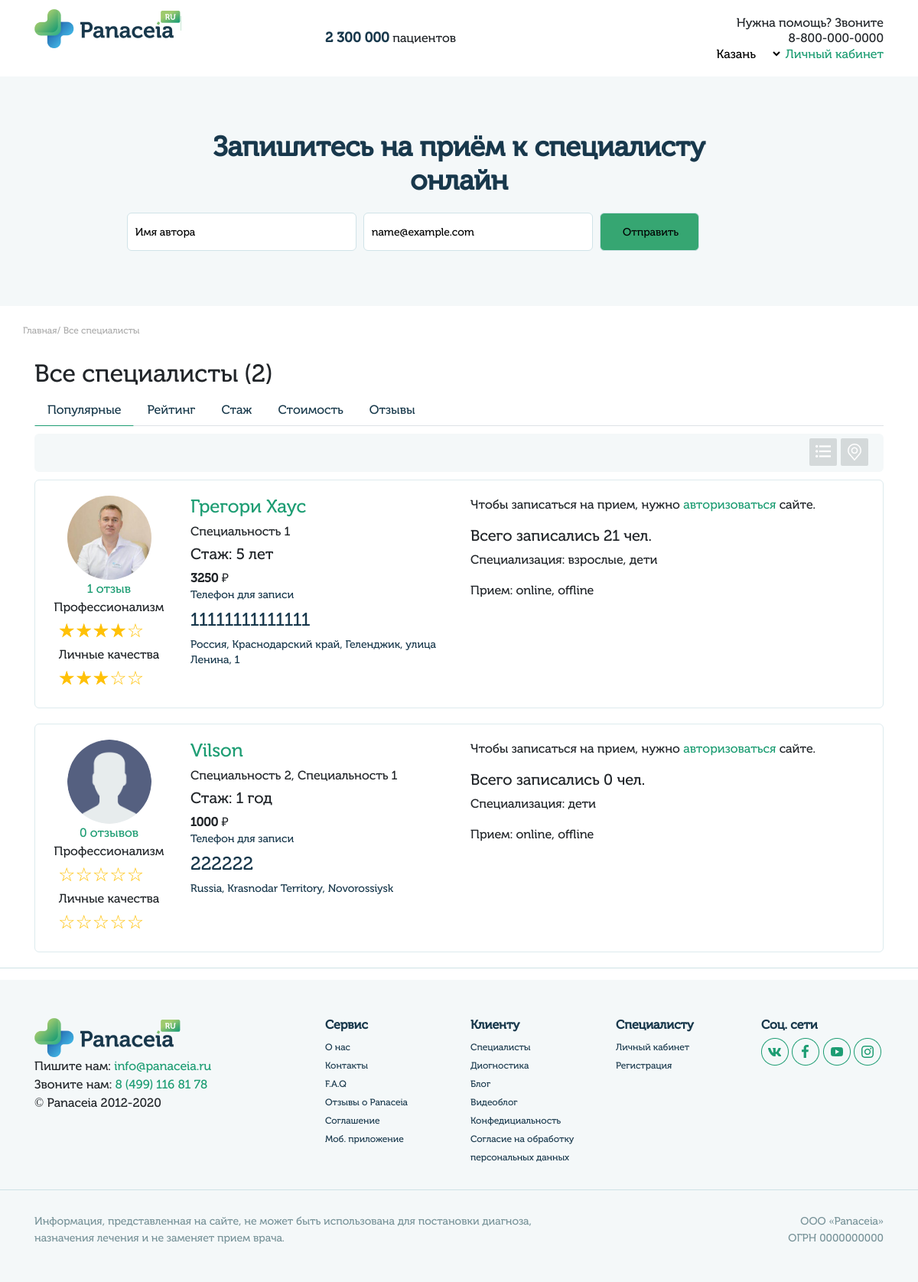
Page /doctors/list/ on the committed database.
### userprofile/models.py (models this page shows, shortened)
class UserMain(models.Model):
    user = models.OneToOneField(User, on_delete=models.CASCADE)
    gender_list = (
        ('male', 'Мужской'),
        ('female', 'Женский')
    )
    queryset = TimeZone.objects.all()
    time_zone_list = []
    for i in queryset:
         time_zone_list.append((i.name, i.title))
    gender = models.CharField(blank=True,  max_length=6, choices=gender_list, verbose_name='Пол')
    avatar = models.ImageField(blank=True, upload_to='images/users', verbose_name='Изображение')
    fio = models.CharField(blank=True, max_length=100, verbose_name='ФИО')
    dob = models.CharField(blank=True, max_length=10, verbose_name='Дата рождения')
    city = models.CharField(blank=True, max_length=200, verbose_name='Город')
    time_zone = models.CharField(blank=True, max_length=200, choices=time_zone_list, verbose_name='Временная зона')
    skype = models.CharField(blank=True, max_length=50, verbose_name='Skype')
    whatsapp = models.CharField(blank=True, max_length=20, verbose_name='WhatsApp')
    phone = models.CharField(blank=True, max_length=20, verbose_name='Номер телефона')
    coords = models.CharField(blank=True, max_length=200, verbose_name='Координаты')
    class Meta:
        verbose_name = 'Профиль'
        verbose_name_plural = 'Профили'

class Specialty(models.Model):
    content = models.ForeignKey(User, on_delete=models.CASCADE)
    title = models.CharField(max_length=100, verbose_name='Название')
    def __str__(self):
        return self.title
    class Meta:
        verbose_name = 'Специальность'
        verbose_name_plural = 'Специальности'

### doctors/views.py (the view)
# urls.py: path('list/', views.doctors_list_all_view, name='doctors_list_all'),
def doctors_list_all_view(request):
    data = get_doctor_list(request, '')
    return render(request, 'doctor/doctors_list.html', data)

### doctors/utility.py (called while the page is built)
def decl_of_num(n, es):
  n = n % 100
  if n >= 11 and n <= 19:
      s = es[2]
  else:
      i = n % 10
      if i == 1:
          s = es[0]
      elif i in [2, 3, 4]:
          s = es[1]
      else:
          s = es[2]
  return s

def get_count_reviews(review, doctor_id):
    reviews = review.objects.filter(doctor_id=doctor_id)
    reviews_dic = ['отзыв', 'отзыва', 'отзывов']
    reviews_count = len(reviews)
    reviews_text = decl_of_num(reviews_count, reviews_dic)
    reviews_result = str(reviews_count) + ' ' + reviews_text
    return reviews_result

def get_star_prof(review, doctor_id):
    prof = 0
    review_object_list = review.objects.filter(doctor_id=doctor_id)
    for review in review_object_list:
        prof = prof + review.star_prof
    if len(review_object_list) > 0:
        star_prof = round(prof / len(review_object_list))
    else:
        star_prof = 0
    return star_prof

def get_star_pers(review, doctor_id):
    pers = 0
    review_object_list = review.objects.filter(doctor_id=doctor_id)
    for review in review_object_list:
        pers = pers + review.star_pers
    if len(review_object_list) > 0:
        star_pers = round(pers / len(review_object_list))
    else:
        star_pers = 0
    return star_pers

### templates/doctor/doctors_list.html (shortened to what this page needs)
{% extends "home.html" %}
{% load static %}
{% block content %}
<div class="top-search">
    <div class="container">
        <div class="row">
            <div class="col-sm">
                <div class="search-title">
                    Запишитесь на приём к специалисту онлайн
                </div>
            </div>
        </div>
        <div class="row popup-login">
            <div class="col-sm">
                <div class="search-form">
                    <div class="form-offer">
                        <form class="mainform">
                            <p class="name">
                                <input type="text" name="name" value="Имя автора" />
                            </p>
                            <p class="email">
                                <input type="text" name="email" value="name@example.com" />
                            </p>
                            <p class="send">
                                <input type="submit" value="Отправить" />
                            </p>
                        </form>
                    </div>
                </div>
            </div>
        </div>
    </div>
</div>
<div class="doctor-search">
    <div class="container">
        <div class="row">
            <div class="col-ms">
                <div class="breadcrumbs">
                    {% if all == 'y' %}
                        <a href="index.html">Главная</a>/ <a href="{% url 'doctors_list_all' %}">Все специалисты</a>
                    {% else %}
                        <a href="index.html">Главная</a>/ <a href="{% url 'doctors_list_all' %}">Все специалисты</a>/ <a href="">{{ title }}</a>
                    {% endif %}
                </div>
            </div>
        </div>
        <div class="row">
            <div class="col-sm">
                <h2>{{ title }} <span>({{count}})</span></h2>
                <ul class="nav nav-tabs doctor-tab" id="myTab" role="tablist">
                    <li class="nav-item">
                        <a class="nav-link active" id="popular-tab" data-toggle="tab" href="#popular" role="tab" aria-controls="popular" aria-selected="true">Популярные</a>
                    </li>
                    <li class="nav-item">
                        <a class="nav-link" id="rating-tab" data-toggle="tab" href="#rating" role="tab" aria-controls="rating" aria-selected="false">Рейтинг</a>
                    </li>
                    <li class="nav-item">
                        <a class="nav-link" id="experience-tab" data-toggle="tab" href="#experience" role="tab" aria-controls="experience" aria-selected="false">Стаж</a>
                    </li>
                    <li class="nav-item">
                        <a class="nav-link" id="price-tab" data-toggle="tab" href="#price" role="tab" aria-controls="price" aria-selected="false">Стоимость</a>
                    </li>
                    <li class="nav-item">
                        <a class="nav-link" id="reviews-tab" data-toggle="tab" href="#reviews" role="tab" aria-controls="reviews" aria-selected="false">Отзывы</a>
                    </li>
                </ul>
                <div>
                     <div class="map-list tabs-nav">
                         <div class="list-icon icon">
                             <a href="{% url 'doctors_list_all' %}{{slug}}"><img src="{% static 'img/list.png' %}" alt=""></a>
                         </div>
                         <div class="map-icon icon">
                            <a href="{% url 'doctors_map_all' %}{{slug}}"> <img src="{% static 'img/place.png' %}" alt=""></a>
                         </div>
                     </div>
                     <div class="tab-maps">
                        <div class="tab-content">
                            <div class="tab-pane fade show active" id="popular" role="tabpanel" aria-labelledby="popular-tab">
                                {% for doctor in doctors %}
                                    <div class="doctor-info">
                                        <div class="row">
                                            <div class="col-2">
                                                {% if doctor.avatar != '' %}
                                                    <div class="avatar-doctor">
                                                        <a href="{% url 'doctor_detail' slug=doctor.id %}"><img src="{{doctor.avatar.url}}" alt=""></a>
                                                    </div>
                                                {% else %}
                                                    <div class="avatar-doctor">
                                                        <a href="{% url 'doctor_detail' slug=doctor.id %}"><img src="{% static 'img/user.png' %}" alt=""></a>
                                                    </div>
                                                {% endif %}
                                                <div class="reviews-coin">
                                                    {{doctor.reviews_count}}
                                                </div>
                                                <div class="rating-profi">
                                                    Профессионализм
                                                    <div class="star-rate star-prof" data-rate-value="{{ doctor.star_prof }}" style="pointer-events: none"></div>
                                                </div>
                                                <div class="rating-qualities">
                                                    Личные качества
                                                    <div class="star-rate star-pers" data-rate-value="{{ doctor.star_pers }}" style="pointer-events: none"></div>
                                                </div>
                                            </div>
                                            <div class="col-4 info-doctor">
                                                {% if doctor.fio != '' %}
                                                    <h4><a href="{% url 'doctor_detail' slug=doctor.id %}">{{ doctor.fio }}</a></h4>
                                                {% endif %}
                                                {% if doctor.specialty != '' %}
                                                    <h6>{{ doctor.specialty }}</h6>
                                                {% endif %}
                                                {% if doctor.experience_years != '' %}
                                                    <h5>{{ doctor.experience_years }}</h5>
                                                {% endif %}
                                                {% if doctor.average_price != 0 %}
                                                    <div class="price">
                                                        <b>{{ doctor.average_price }} </b> ₽
                                                    </div>
                                                {% endif %}
                                                <div class="phone-record">
                                                    <h5>Телефон для записи</h5>
                                                    <h4>{{ doctor.phone }} </h4>
                                                    <h5>{{ doctor.city }}</h5>
                                                </div>
                                            </div>
                                            <div class="col-6 recording">
                                                {% if request.user.is_authenticated %}
                                                    {% if user.groups.all.0.name == "users" %}
                                                        {% if doctor.services != '' %}
                                                            <div class="appointment appointment-btn set-doctor-id show-modal" doctor-id="{{doctor.id}}">Записаться на прием</div>
                                                        {% endif %}
                                                    {% endif %}
                                                {% else %}
                                                    <p>Чтобы записаться на прием, нужно <a href="{% url 'login' %}">авторизоваться</a> сайте.</p>
                                                {% endif %}
                                                <h5>Всего записались {{ doctor.count_meeting }} чел.</h5>
                                                {% if doctor.patients != '' %}
                                                    <p>Специализация: {{ doctor.patients }}</p>
                                                {% endif %}
                                                {% if doctor.meet != '' %}
                                                    <p>Прием: {{ doctor.meet }}</p>
                                                {% endif %}
                                            </div>
                                        </div>
                                    </div>
                                {% endfor %}
                            </div>
                        </div>
                     </div>
                </div>
            </div>
        </div>
    </div>
</div>
{% endblock %}

### static/css/style.css (style rules this page uses)
a, abbr, acronym, address, applet, article, aside, audio, b, big, blockquote, body, canvas, caption, center, cite, code, dd, del, details, dfn, div, dl, dt, em, embed, fieldset, figcaption, figure, footer, form, h1, h2, h3, h4, h5, h6, header, hgroup, html, i, iframe, img, ins, kbd, label, legend, li, mark, menu, nav, object, ol, output, p, pre, q, ruby, s, samp, section, small, span, strike, strong, sub, summary, sup, table, tbody, td, tfoot, th, thead, time, tr, tt, u, ul, var, video { font-family: 'Museo Cyrl'; }
a { color: #1D9D73!important; text-decoration: none; background-color: transparent; -webkit-text-decoration-skip: objects; }
.mainform { display: flex; width: 886px; margin: auto; margin-top: 20px; }
.email, .name, .send { margin-left: 1%; font-style: normal; font-weight: 300; font-size: 14px; line-height: 17px; }
.mainform input { width: 300px; height: 50px; padding-left: 10px; background: #FFFFFF; border: 1px solid #D0E3E8; box-sizing: border-box; border-radius: 6px; }
.mainform .send input { width: 130px; height: 50px; background: #36A672; border-radius: 6px; }
.top-search { text-align: center; height: 300px; background: #F4F8F9; }
.search-title { margin: auto; margin-top: 70px; font-weight: 600; font-size: 36px; line-height: 44px; color: #18384C; width: 694px; }
.breadcrumbs { margin-top: 25px; margin-bottom: 30px; font-size: 12px; line-height: 14px; color: #ababab; }
.breadcrumbs a { color: #ababab!important; }
.map-list { height: 50px; background: #F4F8F9; border-radius: 6px; display: flex; justify-content: flex-end; padding-right: 20px; margin: 10px 0px; }
.icon { width: 36px; height: 36px; background: #D4D9DA; border-radius: 2px; text-align: center; display: inline-block; margin-top: 6px; margin-left: 5px; }
.icon img { margin-top:7px; }
.doctor-info { border: 1px solid #DDEBEE; box-sizing: border-box; border-radius: 6px; }
.avatar-doctor { text-align: center; }
.avatar-doctor img { border-radius: 100px; }
.reviews-coin { color: #1D9D73; text-align: center; }
.rating-profi { text-align: center; }
.rating-qualities { text-align: center; }
.phone-record { font-size: 20px; line-height: 20px; color: #18384C; }
.phone-record h5 { font-weight: 300; font-size: 14px; line-height: 20px; color: #18384C; }
.nav-tabs .nav-item.show .nav-link, .nav-tabs .nav-link.active { color: #495057; border-color: #ffffff00 #ffffff00 #1e9d73!important; }
.doctor-tab a { color: #18394b!important; }
.popup-login { display: none; }

### static/css/sp-style.css (style rules this page uses)
.doctor-info { margin-bottom: 20px; padding: 20px; }
.avatar-doctor { width: 110px; height: 110px; overflow: hidden; }
.avatar-doctor img { width: 100%; object-fit: cover; }
.tab-content .avatar-doctor { width:100%; }
.tab-content .avatar-doctor img { width: 110px; }
.star-rate { font-size: 25px; color: #ffc107; padding-left: 10px; }

### rows in the picture
UserMain: fio "Грегори Хаус", phone "11111111111111", city "Россия, Краснодарский край, Геленджик, улица Ленина, 1"
Specialty: specialty "Специальность 1"
UserMain: fio "Vilson", phone "222222", city "Russia, Krasnodar Territory, Novorossiysk"

### other values in the picture
{{ title }} "Все специалисты"
{{ count }} "2"
{{ doctor.reviews_count }} "1 отзыв" "0 отзывов"
{{ doctor.experience_years }} "Стаж: 5 лет" "Стаж: 1 год"
{{ doctor.average_price }} "3250" "1000"
{{ doctor.count_meeting }} "21" "0"
{{ doctor.patients }} "взрослые, дети" "дети"
{{ doctor.meet }} "online, offline" "online, offline"
{{ doctor.specialty }} "Специальность 2, Специальность 1"
